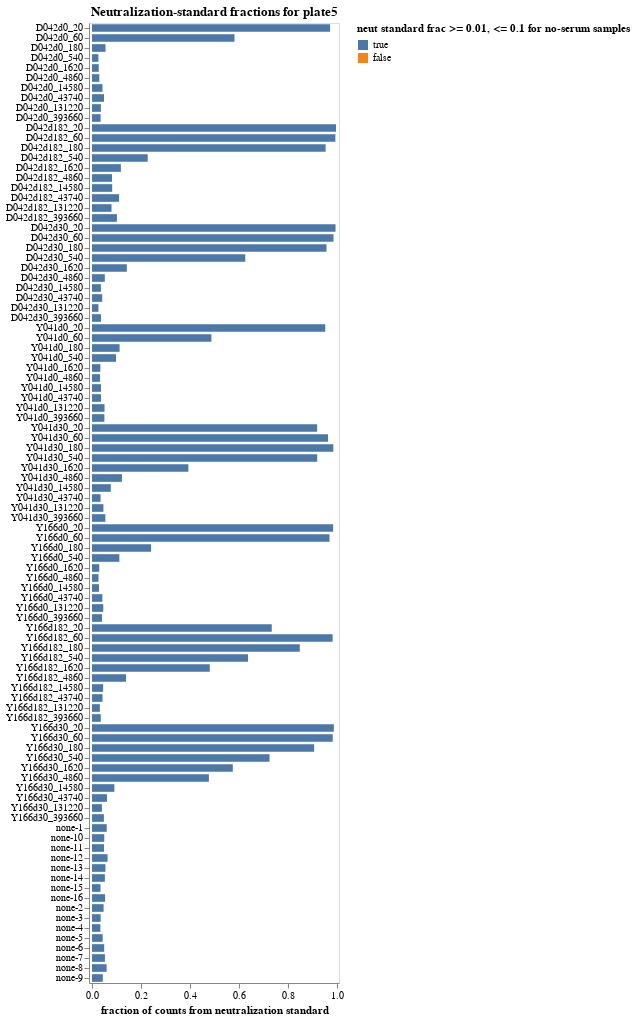

Notebook source saved alongside this figure:
### Markdown cell above
## Fraction of counts from neutralization standard
Determine the fraction of counts from the neutralization standard in each sample, and make sure this fraction passess the QC threshold.

### Code cell
neut_standard_fracs = (
    counts
    .assign(neut_standard_count=lambda x: x["count"] * x["neut_standard"].astype(int))
    .groupby(
        ["serum", "dilution_factor", "sample_noplate"],
        dropna=False,
        as_index=False,
    )
    .aggregate(
        total_count=pd.NamedAgg("count", "sum"),
        neut_standard_count=pd.NamedAgg("neut_standard_count", "sum"),
    )
    .assign(
        neut_standard_frac=lambda x: x["neut_standard_count"] / x["total_count"],
        passes_qc=lambda x: (
            (x["neut_standard_frac"] >= qc_thresholds["min_neut_standard_frac"])
            & (
                (x["serum"] != "none")
                | (x["neut_standard_frac"] <= qc_thresholds["max_neut_standard_frac_no_serum"])
            )
        ),
    )
)

neut_standard_qc_desc = (
    f"neut standard frac >= {qc_thresholds['min_neut_standard_frac']}, "
    + f"<= {qc_thresholds['max_neut_standard_frac_no_serum']} for no-serum samples"
)

neut_standard_fracs_chart = (
    alt.Chart(neut_standard_fracs)
    .add_params(serum_selection)
    .transform_filter(serum_selection)
    .encode(
        alt.X(
            "neut_standard_frac",
            title="fraction of counts from neutralization standard",
            scale=alt.Scale(nice=False, padding=3),
        ),
        alt.Y(
            "sample_noplate",
            title=None,
            sort=list(
                neut_standard_fracs.sort_values(["serum", "dilution_factor"])["sample_noplate"]
            ),
        ),
        alt.Color(
            "passes_qc",
            title=neut_standard_qc_desc,
            scale=alt.Scale(domain=[True, False]),
        ),
        tooltip=[
            alt.Tooltip(c, format=".3g") if neut_standard_fracs[c].dtype == float
            else c
            for c in neut_standard_fracs.columns
        ],
    )
    .mark_bar(height={"band": 0.85})
    .properties(
        height=alt.Step(10),
        width=250,
        title=f"Neutralization-standard fractions for {plate}",
    )
    .configure_axis(grid=False)
    .configure_legend(titleLimit=1000)
)

display(neut_standard_fracs_chart)

if not neut_standard_fracs["passes_qc"].all():
    qc_failures.add("min_neut_standard_frac or max_neut_standard_frac_no_serum")
    print(f"\nThe following samples failed {neut_standard_qc_desc}")
    display(neut_standard_fracs.query("not passes_qc").reset_index(drop=True))
else:
    print(f"\nAll samples passed {neut_standard_qc_desc}")

### Figure 1 — Vega-Lite specification as saved in the notebook (floating-point values rounded to 4 significant figures)
{"config": {"view": {"continuousWidth": 300, "continuousHeight": 300}, "axis": {"grid": false}, "legend": {"titleLimit": 1000}}, "data": {"name": "data-4bc9281af223b030d7a86564a95c667d"}, "mark": {"type": "bar", "height": {"band": 0.85}}, "encoding": {"color": {"field": "passes_qc", "scale": {"domain": [true, false]}, "title": "neut standard frac >= 0.01, <= 0.1 for no-serum samples", "type": "nominal"}, "tooltip": [{"field": "serum", "type": "nominal"}, {"field": "dilution_factor", "type": "quantitative"}, {"field": "sample_noplate", "type": "nominal"}, {"field": "total_count", "type": "quantitative"}, {"field": "neut_standard_count", "type": "quantitative"}, {"field": "neut_standard_frac", "format": ".3g", "type": "quantitative"}, {"field": "passes_qc", "type": "nominal"}], "x": {"field": "neut_standard_frac", "scale": {"nice": false, "padding": 3}, "title": "fraction of counts from neutralization standard", "type": "quantitative"}, "y": {"field": "sample_noplate", "sort": ["D042d0_20", "D042d0_60", "D042d0_180", "D042d0_540", "D042d0_1620", "D042d0_4860", "D042d0_14580", "D042d0_43740", "D042d0_131220", "D042d0_393660", "D042d182_20", "D042d182_60", "D042d182_180", "D042d182_540", "D042d182_1620", "D042d182_4860", "D042d182_14580", "D042d182_43740", "D042d182_131220", "D042d182_393660", "D042d30_20", "D042d30_60", "D042d30_180", "D042d30_540", "D042d30_1620", "D042d30_4860", "D042d30_14580", "D042d30_43740", "D042d30_131220", "D042d30_393660", "Y041d0_20", "Y041d0_60", "Y041d0_180", "Y041d0_540", "Y041d0_1620", "Y041d0_4860", "Y041d0_14580", "Y041d0_43740", "Y041d0_131220", "Y041d0_393660", "Y041d30_20", "Y041d30_60", "Y041d30_180", "Y041d30_540", "Y041d30_1620", "Y041d30_4860", "Y041d30_14580", "Y041d30_43740", "Y041d30_131220", "Y041d30_393660", "Y166d0_20", "Y166d0_60", "Y166d0_180", "Y166d0_540", "Y166d0_1620", "Y166d0_4860", "Y166d0_14580", "Y166d0_43740", "Y166d0_131220", "Y166d0_393660", "Y166d182_20", "Y166d182_60", "Y166d182_180", "Y166d182_540", "Y166d182_1620", "Y166d182_4860", "Y166d182_14580", "Y166d182_43740", "Y166d182_131220", "Y166d182_393660", "Y166d30_20", "Y166d30_60", "Y166d30_180", "Y166d30_540", "Y166d30_1620", "Y166d30_4860", "Y166d30_14580", "Y166d30_43740", "Y166d30_131220", "Y166d30_393660", "none-1", "none-10", "none-11", "none-12", "none-13", "none-14", "none-15", "none-16", "none-2", "none-3", "none-4", "none-5", "none-6", "none-7", "none-8", "none-9"], "title": null, "type": "nominal"}}, "height": {"step": 10}, "params": [{"name": "param_1", "select": {"type": "point", "fields": ["serum"]}, "bind": {"input": "select", "options": [null, "D042d0", "D042d182", "D042d30", "Y041d0", "Y041d30", "Y166d0", "Y166d182", "Y166d30", "none"], "labels": ["all", "D042d0", "D042d182", "D042d30", "Y041d0", "Y041d30", "Y166d0", "Y166d182", "Y166d30", "none"], "name": "serum"}}], "title": "Neutralization-standard fractions for plate5", "transform": [{"filter": {"param": "param_1"}}], "width": 250, "$schema": "https://vega.github.io/schema/vega-lite/v5.15.1.json", "datasets": {"data-4bc9281af223b030d7a86564a95c667d": [{"serum": "D042d0", "dilution_factor": 20, "sample_noplate": "D042d0_20", "total_count": 3427097, "neut_standard_count": 3333067, "neut_standard_frac": 0.9726, "passes_qc": true}, {"serum": "D042d0", "dilution_factor": 60, "sample_noplate": "D042d0_60", "total_count": 3051247, "neut_standard_count": 1775794, "neut_standard_frac": 0.582, "passes_qc": true}, {"serum": "D042d0", "dilution_factor": 180, "sample_noplate": "D042d0_180", "total_count": 1560592, "neut_standard_count": 86309, "neut_standard_frac": 0.05531, "passes_qc": true}, {"serum": "D042d0", "dilution_factor": 540, "sample_noplate": "D042d0_540", "total_count": 2726811, "neut_standard_count": 71229, "neut_standard_frac": 0.02612, "passes_qc": true}, {"serum": "D042d0", "dilution_factor": 1620, "sample_noplate": "D042d0_1620", "total_count": 3117168, "neut_standard_count": 85838, "neut_standard_frac": 0.02754, "passes_qc": true}, {"serum": "D042d0", "dilution_factor": 4860, "sample_noplate": "D042d0_4860", "total_count": 1511552, "neut_standard_count": 45262, "neut_standard_frac": 0.02994, "passes_qc": true}, {"serum": "D042d0", "dilution_factor": 14580, "sample_noplate": "D042d0_14580", "total_count": 1773287, "neut_standard_count": 76230, "neut_standard_frac": 0.04299, "passes_qc": true}, {"serum": "D042d0", "dilution_factor": 43740, "sample_noplate": "D042d0_43740", "total_count": 2088853, "neut_standard_count": 102338, "neut_standard_frac": 0.04899, "passes_qc": true}, {"serum": "D042d0", "dilution_factor": 131220, "sample_noplate": "D042d0_131220", "total_count": 1700556, "neut_standard_count": 61763, "neut_standard_frac": 0.03632, "passes_qc": true}, {"serum": "D042d0", "dilution_factor": 393660, "sample_noplate": "D042d0_393660", "total_count": 1475450, "neut_standard_count": 51929, "neut_standard_frac": 0.0352, "passes_qc": true}, {"serum": "D042d182", "dilution_factor": 20, "sample_noplate": "D042d182_20", "total_count": 1992345, "neut_standard_count": 1985561, "neut_standard_frac": 0.9966, "passes_qc": true}, {"serum": "D042d182", "dilution_factor": 60, "sample_noplate": "D042d182_60", "total_count": 1731625, "neut_standard_count": 1721283, "neut_standard_frac": 0.994, "passes_qc": true}, {"serum": "D042d182", "dilution_factor": 180, "sample_noplate": "D042d182_180", "total_count": 2445953, "neut_standard_count": 2333962, "neut_standard_frac": 0.9542, "passes_qc": true}, {"serum": "D042d182", "dilution_factor": 540, "sample_noplate": "D042d182_540", "total_count": 2360191, "neut_standard_count": 536880, "neut_standard_frac": 0.2275, "passes_qc": true}, {"serum": "D042d182", "dilution_factor": 1620, "sample_noplate": "D042d182_1620", "total_count": 1846277, "neut_standard_count": 217853, "neut_standard_frac": 0.118, "passes_qc": true}, {"serum": "D042d182", "dilution_factor": 4860, "sample_noplate": "D042d182_4860", "total_count": 1605522, "neut_standard_count": 131318, "neut_standard_frac": 0.08179, "passes_qc": true}, {"serum": "D042d182", "dilution_factor": 14580, "sample_noplate": "D042d182_14580", "total_count": 1548106, "neut_standard_count": 127555, "neut_standard_frac": 0.08239, "passes_qc": true}, {"serum": "D042d182", "dilution_factor": 43740, "sample_noplate": "D042d182_43740", "total_count": 1753055, "neut_standard_count": 193775, "neut_standard_frac": 0.1105, "passes_qc": true}, {"serum": "D042d182", "dilution_factor": 131220, "sample_noplate": "D042d182_131220", "total_count": 1342603, "neut_standard_count": 107011, "neut_standard_frac": 0.0797, "passes_qc": true}, {"serum": "D042d182", "dilution_factor": 393660, "sample_noplate": "D042d182_393660", "total_count": 1302944, "neut_standard_count": 132673, "neut_standard_frac": 0.1018, "passes_qc": true}, {"serum": "D042d30", "dilution_factor": 20, "sample_noplate": "D042d30_20", "total_count": 1878518, "neut_standard_count": 1868542, "neut_standard_frac": 0.9947, "passes_qc": true}, {"serum": "D042d30", "dilution_factor": 60, "sample_noplate": "D042d30_60", "total_count": 2086915, "neut_standard_count": 2058427, "neut_standard_frac": 0.9863, "passes_qc": true}, {"serum": "D042d30", "dilution_factor": 180, "sample_noplate": "D042d30_180", "total_count": 1890390, "neut_standard_count": 1810523, "neut_standard_frac": 0.9578, "passes_qc": true}, {"serum": "D042d30", "dilution_factor": 540, "sample_noplate": "D042d30_540", "total_count": 1967603, "neut_standard_count": 1231862, "neut_standard_frac": 0.6261, "passes_qc": true}, {"serum": "D042d30", "dilution_factor": 1620, "sample_noplate": "D042d30_1620", "total_count": 2473607, "neut_standard_count": 351685, "neut_standard_frac": 0.1422, "passes_qc": true}, {"serum": "D042d30", "dilution_factor": 4860, "sample_noplate": "D042d30_4860", "total_count": 1401789, "neut_standard_count": 73385, "neut_standard_frac": 0.05235, "passes_qc": true}, {"serum": "D042d30", "dilution_factor": 14580, "sample_noplate": "D042d30_14580", "total_count": 2351540, "neut_standard_count": 85684, "neut_standard_frac": 0.03644, "passes_qc": true}, {"serum": "D042d30", "dilution_factor": 43740, "sample_noplate": "D042d30_43740", "total_count": 2012892, "neut_standard_count": 84178, "neut_standard_frac": 0.04182, "passes_qc": true}, {"serum": "D042d30", "dilution_factor": 131220, "sample_noplate": "D042d30_131220", "total_count": 1367782, "neut_standard_count": 36008, "neut_standard_frac": 0.02633, "passes_qc": true}, {"serum": "D042d30", "dilution_factor": 393660, "sample_noplate": "D042d30_393660", "total_count": 434706, "neut_standard_count": 15940, "neut_standard_frac": 0.03667, "passes_qc": true}, {"serum": "Y041d0", "dilution_factor": 20, "sample_noplate": "Y041d0_20", "total_count": 2235824, "neut_standard_count": 2130029, "neut_standard_frac": 0.9527, "passes_qc": true}, {"serum": "Y041d0", "dilution_factor": 60, "sample_noplate": "Y041d0_60", "total_count": 2601909, "neut_standard_count": 1268919, "neut_standard_frac": 0.4877, "passes_qc": true}, {"serum": "Y041d0", "dilution_factor": 180, "sample_noplate": "Y041d0_180", "total_count": 2556927, "neut_standard_count": 288141, "neut_standard_frac": 0.1127, "passes_qc": true}, {"serum": "Y041d0", "dilution_factor": 540, "sample_noplate": "Y041d0_540", "total_count": 1323703, "neut_standard_count": 129752, "neut_standard_frac": 0.09802, "passes_qc": true}, {"serum": "Y041d0", "dilution_factor": 1620, "sample_noplate": "Y041d0_1620", "total_count": 1527257, "neut_standard_count": 52169, "neut_standard_frac": 0.03416, "passes_qc": true}, {"serum": "Y041d0", "dilution_factor": 4860, "sample_noplate": "Y041d0_4860", "total_count": 919538, "neut_standard_count": 30323, "neut_standard_frac": 0.03298, "passes_qc": true}, {"serum": "Y041d0", "dilution_factor": 14580, "sample_noplate": "Y041d0_14580", "total_count": 1719863, "neut_standard_count": 63191, "neut_standard_frac": 0.03674, "passes_qc": true}, {"serum": "Y041d0", "dilution_factor": 43740, "sample_noplate": "Y041d0_43740", "total_count": 1807079, "neut_standard_count": 66247, "neut_standard_frac": 0.03666, "passes_qc": true}, {"serum": "Y041d0", "dilution_factor": 131220, "sample_noplate": "Y041d0_131220", "total_count": 1520215, "neut_standard_count": 77939, "neut_standard_frac": 0.05127, "passes_qc": true}, {"serum": "Y041d0", "dilution_factor": 393660, "sample_noplate": "Y041d0_393660", "total_count": 892546, "neut_standard_count": 45161, "neut_standard_frac": 0.0506, "passes_qc": true}, {"serum": "Y041d30", "dilution_factor": 20, "sample_noplate": "Y041d30_20", "total_count": 1743282, "neut_standard_count": 1603132, "neut_standard_frac": 0.9196, "passes_qc": true}, {"serum": "Y041d30", "dilution_factor": 60, "sample_noplate": "Y041d30_60", "total_count": 2615203, "neut_standard_count": 2521402, "neut_standard_frac": 0.9641, "passes_qc": true}, {"serum": "Y041d30", "dilution_factor": 180, "sample_noplate": "Y041d30_180", "total_count": 2185823, "neut_standard_count": 2154386, "neut_standard_frac": 0.9856, "passes_qc": true}, {"serum": "Y041d30", "dilution_factor": 540, "sample_noplate": "Y041d30_540", "total_count": 2501443, "neut_standard_count": 2301038, "neut_standard_frac": 0.9199, "passes_qc": true}, {"serum": "Y041d30", "dilution_factor": 1620, "sample_noplate": "Y041d30_1620", "total_count": 1830631, "neut_standard_count": 720655, "neut_standard_frac": 0.3937, "passes_qc": true}, {"serum": "Y041d30", "dilution_factor": 4860, "sample_noplate": "Y041d30_4860", "total_count": 1490028, "neut_standard_count": 182073, "neut_standard_frac": 0.1222, "passes_qc": true}, {"serum": "Y041d30", "dilution_factor": 14580, "sample_noplate": "Y041d30_14580", "total_count": 1720630, "neut_standard_count": 132110, "neut_standard_frac": 0.07678, "passes_qc": true}, {"serum": "Y041d30", "dilution_factor": 43740, "sample_noplate": "Y041d30_43740", "total_count": 1388866, "neut_standard_count": 48696, "neut_standard_frac": 0.03506, "passes_qc": true}, {"serum": "Y041d30", "dilution_factor": 131220, "sample_noplate": "Y041d30_131220", "total_count": 1253483, "neut_standard_count": 58412, "neut_standard_frac": 0.0466, "passes_qc": true}, {"serum": "Y041d30", "dilution_factor": 393660, "sample_noplate": "Y041d30_393660", "total_count": 1293635, "neut_standard_count": 70626, "neut_standard_frac": 0.05459, "passes_qc": true}, {"serum": "Y166d0", "dilution_factor": 20, "sample_noplate": "Y166d0_20", "total_count": 270972, "neut_standard_count": 266880, "neut_standard_frac": 0.9849, "passes_qc": true}, {"serum": "Y166d0", "dilution_factor": 60, "sample_noplate": "Y166d0_60", "total_count": 2010346, "neut_standard_count": 1950198, "neut_standard_frac": 0.9701, "passes_qc": true}, {"serum": "Y166d0", "dilution_factor": 180, "sample_noplate": "Y166d0_180", "total_count": 1679915, "neut_standard_count": 405580, "neut_standard_frac": 0.2414, "passes_qc": true}, {"serum": "Y166d0", "dilution_factor": 540, "sample_noplate": "Y166d0_540", "total_count": 1532239, "neut_standard_count": 171209, "neut_standard_frac": 0.1117, "passes_qc": true}, {"serum": "Y166d0", "dilution_factor": 1620, "sample_noplate": "Y166d0_1620", "total_count": 1833911, "neut_standard_count": 54441, "neut_standard_frac": 0.02969, "passes_qc": true}, {"serum": "Y166d0", "dilution_factor": 4860, "sample_noplate": "Y166d0_4860", "total_count": 1279956, "neut_standard_count": 33876, "neut_standard_frac": 0.02647, "passes_qc": true}, {"serum": "Y166d0", "dilution_factor": 14580, "sample_noplate": "Y166d0_14580", "total_count": 1739093, "neut_standard_count": 49599, "neut_standard_frac": 0.02852, "passes_qc": true}, {"serum": "Y166d0", "dilution_factor": 43740, "sample_noplate": "Y166d0_43740", "total_count": 1578805, "neut_standard_count": 66742, "neut_standard_frac": 0.04227, "passes_qc": true}, {"serum": "Y166d0", "dilution_factor": 131220, "sample_noplate": "Y166d0_131220", "total_count": 1918982, "neut_standard_count": 88435, "neut_standard_frac": 0.04608, "passes_qc": true}, {"serum": "Y166d0", "dilution_factor": 393660, "sample_noplate": "Y166d0_393660", "total_count": 1444735, "neut_standard_count": 59116, "neut_standard_frac": 0.04092, "passes_qc": true}, {"serum": "Y166d182", "dilution_factor": 20, "sample_noplate": "Y166d182_20", "total_count": 521026, "neut_standard_count": 382517, "neut_standard_frac": 0.7342, "passes_qc": true}, {"serum": "Y166d182", "dilution_factor": 60, "sample_noplate": "Y166d182_60", "total_count": 1848735, "neut_standard_count": 1817113, "neut_standard_frac": 0.9829, "passes_qc": true}, {"serum": "Y166d182", "dilution_factor": 180, "sample_noplate": "Y166d182_180", "total_count": 2083179, "neut_standard_count": 1768185, "neut_standard_frac": 0.8488, "passes_qc": true}, {"serum": "Y166d182", "dilution_factor": 540, "sample_noplate": "Y166d182_540", "total_count": 2206031, "neut_standard_count": 1405470, "neut_standard_frac": 0.6371, "passes_qc": true}, {"serum": "Y166d182", "dilution_factor": 1620, "sample_noplate": "Y166d182_1620", "total_count": 1580645, "neut_standard_count": 760279, "neut_standard_frac": 0.481, "passes_qc": true}, {"serum": "Y166d182", "dilution_factor": 4860, "sample_noplate": "Y166d182_4860", "total_count": 1236052, "neut_standard_count": 171865, "neut_standard_frac": 0.139, "passes_qc": true}, {"serum": "Y166d182", "dilution_factor": 14580, "sample_noplate": "Y166d182_14580", "total_count": 1519753, "neut_standard_count": 69143, "neut_standard_frac": 0.0455, "passes_qc": true}, {"serum": "Y166d182", "dilution_factor": 43740, "sample_noplate": "Y166d182_43740", "total_count": 2188887, "neut_standard_count": 94105, "neut_standard_frac": 0.04299, "passes_qc": true}, {"serum": "Y166d182", "dilution_factor": 131220, "sample_noplate": "Y166d182_131220", "total_count": 1860859, "neut_standard_count": 59870, "neut_standard_frac": 0.03217, "passes_qc": true}, {"serum": "Y166d182", "dilution_factor": 393660, "sample_noplate": "Y166d182_393660", "total_count": 804789, "neut_standard_count": 28900, "neut_standard_frac": 0.03591, "passes_qc": true}, {"serum": "Y166d30", "dilution_factor": 20, "sample_noplate": "Y166d30_20", "total_count": 2439297, "neut_standard_count": 2409645, "neut_standard_frac": 0.9878, "passes_qc": true}, {"serum": "Y166d30", "dilution_factor": 60, "sample_noplate": "Y166d30_60", "total_count": 2073742, "neut_standard_count": 2039181, "neut_standard_frac": 0.9833, "passes_qc": true}, {"serum": "Y166d30", "dilution_factor": 180, "sample_noplate": "Y166d30_180", "total_count": 1705271, "neut_standard_count": 1547355, "neut_standard_frac": 0.9074, "passes_qc": true}, {"serum": "Y166d30", "dilution_factor": 540, "sample_noplate": "Y166d30_540", "total_count": 2342414, "neut_standard_count": 1698476, "neut_standard_frac": 0.7251, "passes_qc": true}, {"serum": "Y166d30", "dilution_factor": 1620, "sample_noplate": "Y166d30_1620", "total_count": 2477845, "neut_standard_count": 1425221, "neut_standard_frac": 0.5752, "passes_qc": true}, {"serum": "Y166d30", "dilution_factor": 4860, "sample_noplate": "Y166d30_4860", "total_count": 1274157, "neut_standard_count": 608273, "neut_standard_frac": 0.4774, "passes_qc": true}, {"serum": "Y166d30", "dilution_factor": 14580, "sample_noplate": "Y166d30_14580", "total_count": 1246097, "neut_standard_count": 113849, "neut_standard_frac": 0.09136, "passes_qc": true}, {"serum": "Y166d30", "dilution_factor": 43740, "sample_noplate": "Y166d30_43740", "total_count": 2206989, "neut_standard_count": 135047, "neut_standard_frac": 0.06119, "passes_qc": true}, {"serum": "Y166d30", "dilution_factor": 131220, "sample_noplate": "Y166d30_131220", "total_count": 1555348, "neut_standard_count": 62898, "neut_standard_frac": 0.04044, "passes_qc": true}, {"serum": "Y166d30", "dilution_factor": 393660, "sample_noplate": "Y166d30_393660", "total_count": 1505096, "neut_standard_count": 73056, "neut_standard_frac": 0.04854, "passes_qc": true}, {"serum": "none", "dilution_factor": null, "sample_noplate": "none-1", "total_count": 1395035, "neut_standard_count": 83861, "neut_standard_frac": 0.06011, "passes_qc": true}, {"serum": "none", "dilution_factor": null, "sample_noplate": "none-10", "total_count": 1609994, "neut_standard_count": 80635, "neut_standard_frac": 0.05008, "passes_qc": true}, {"serum": "none", "dilution_factor": null, "sample_noplate": "none-11", "total_count": 1925525, "neut_standard_count": 94376, "neut_standard_frac": 0.04901, "passes_qc": true}, {"serum": "none", "dilution_factor": null, "sample_noplate": "none-12", "total_count": 1636850, "neut_standard_count": 104194, "neut_standard_frac": 0.06366, "passes_qc": true}, {"serum": "none", "dilution_factor": null, "sample_noplate": "none-13", "total_count": 1805186, "neut_standard_count": 99252, "neut_standard_frac": 0.05498, "passes_qc": true}, {"serum": "none", "dilution_factor": null, "sample_noplate": "none-14", "total_count": 2096643, "neut_standard_count": 110258, "neut_standard_frac": 0.05259, "passes_qc": true}, {"serum": "none", "dilution_factor": null, "sample_noplate": "none-15", "total_count": 1803989, "neut_standard_count": 62526, "neut_standard_frac": 0.03466, "passes_qc": true}, {"serum": "none", "dilution_factor": null, "sample_noplate": "none-16", "total_count": 1142913, "neut_standard_count": 61061, "neut_standard_frac": 0.05343, "passes_qc": true}, {"serum": "none", "dilution_factor": null, "sample_noplate": "none-2", "total_count": 1420490, "neut_standard_count": 67336, "neut_standard_frac": 0.0474, "passes_qc": true}, {"serum": "none", "dilution_factor": null, "sample_noplate": "none-3", "total_count": 1454075, "neut_standard_count": 51528, "neut_standard_frac": 0.03544, "passes_qc": true}, {"serum": "none", "dilution_factor": null, "sample_noplate": "none-4", "total_count": 2097927, "neut_standard_count": 71906, "neut_standard_frac": 0.03427, "passes_qc": true}, {"serum": "none", "dilution_factor": null, "sample_noplate": "none-5", "total_count": 920743, "neut_standard_count": 40194, "neut_standard_frac": 0.04365, "passes_qc": true}, {"serum": "none", "dilution_factor": null, "sample_noplate": "none-6", "total_count": 1468419, "neut_standard_count": 73114, "neut_standard_frac": 0.04979, "passes_qc": true}, {"serum": "none", "dilution_factor": null, "sample_noplate": "none-7", "total_count": 72434, "neut_standard_count": 3824, "neut_standard_frac": 0.05279, "passes_qc": true}, {"serum": "none", "dilution_factor": null, "sample_noplate": "none-8", "total_count": 51688, "neut_standard_count": 3087, "neut_standard_frac": 0.05972, "passes_qc": true}, {"serum": "none", "dilution_factor": null, "sample_noplate": "none-9", "total_count": 1566272, "neut_standard_count": 69197, "neut_standard_frac": 0.04418, "passes_qc": true}]}}
